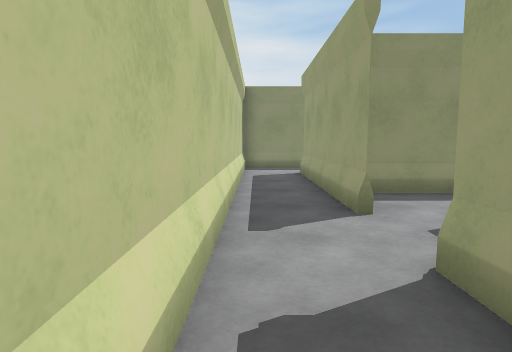
View 1 (above)

23 first-person views from a walk through a Unity game level. The camera is 1.2 m above the floor, tilts 6° down and sees 75° across. The floor is counted in squares, 1.2 m on a side. Each view is taken from the middle of a square. On the plan, view 1 faces up. The plan holds only what a view shows up to about 13 squares ahead; the rest is blank. The player character is not drawn.

View 2
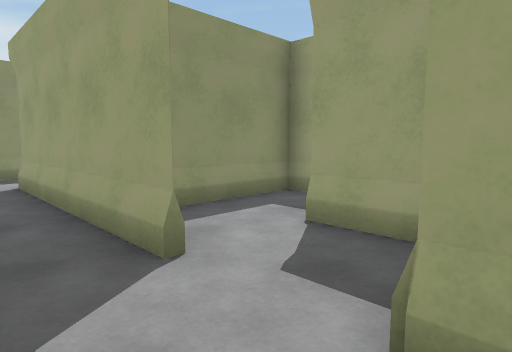

View 3
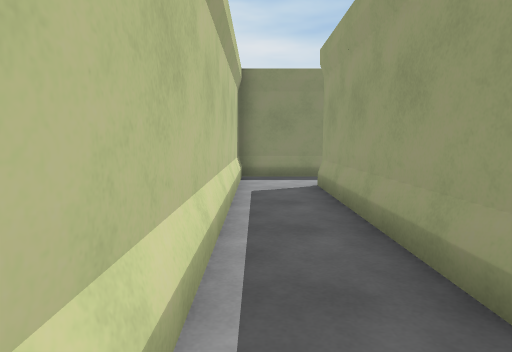

View 4
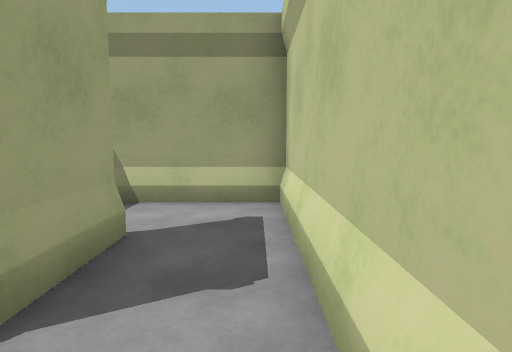

View 5
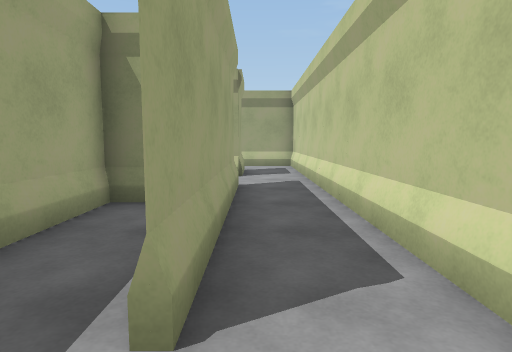

View 6
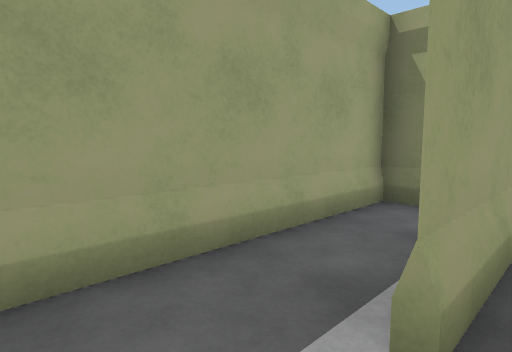

View 7
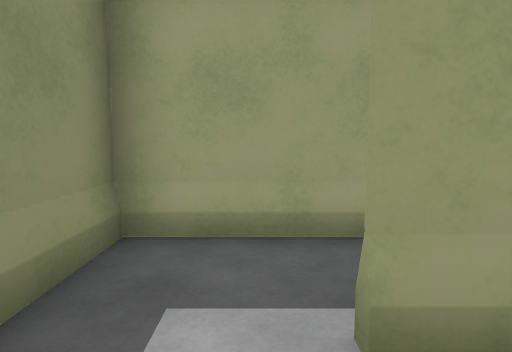

View 8
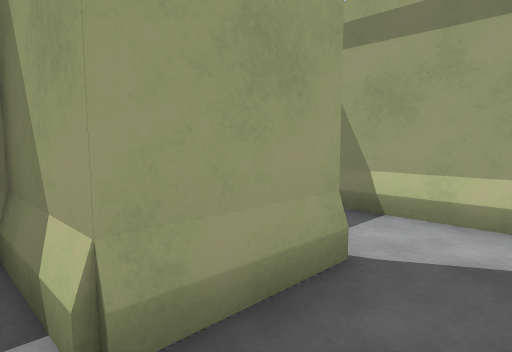

View 9
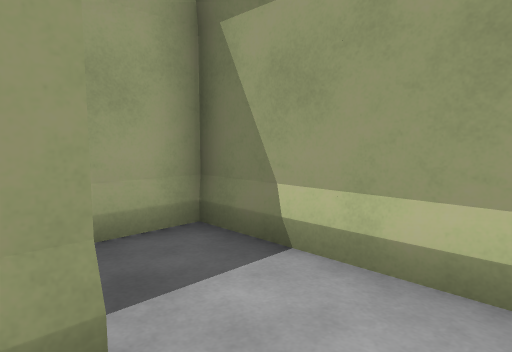

View 10
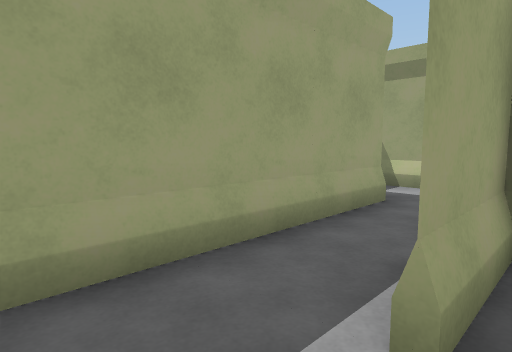

View 11
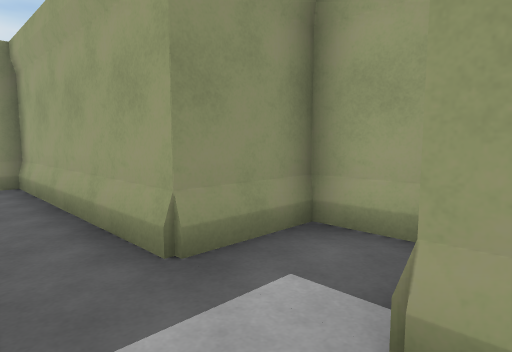

View 12
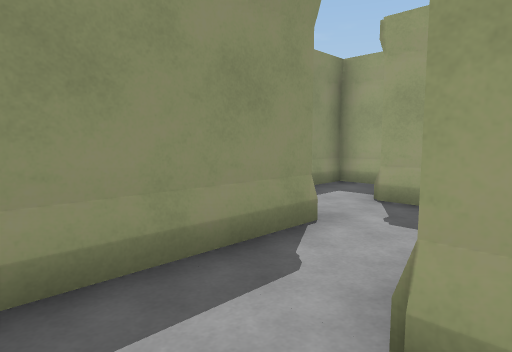

View 13
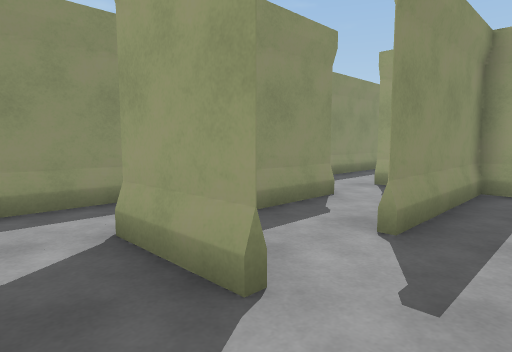

View 14
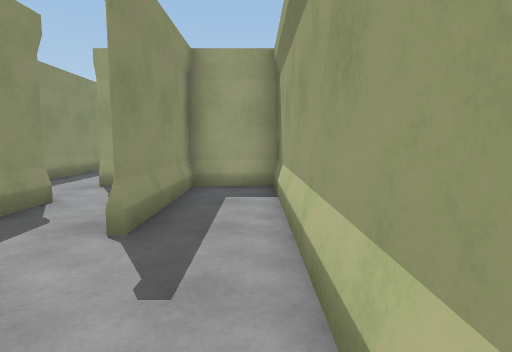

View 15
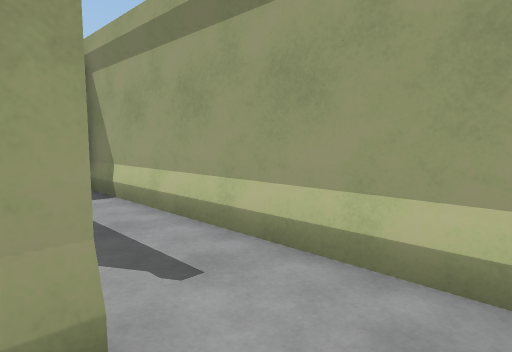

View 16
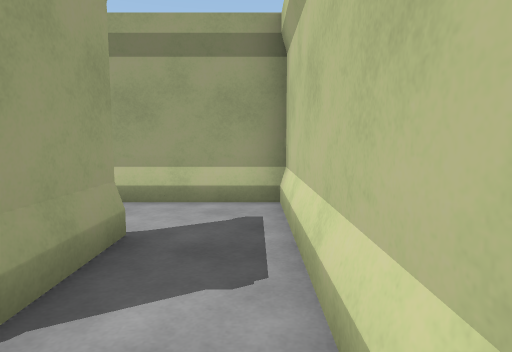

View 17
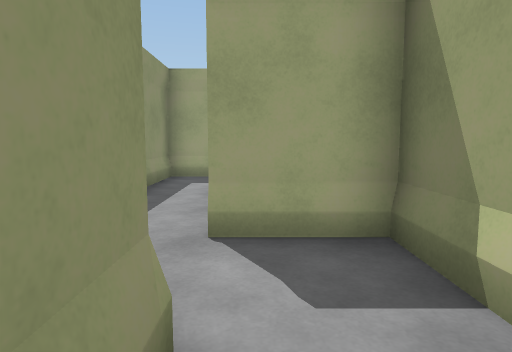

View 18
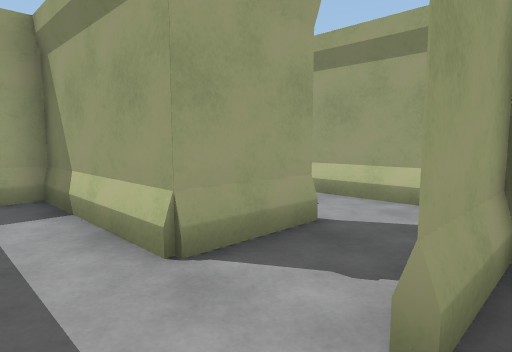

View 19
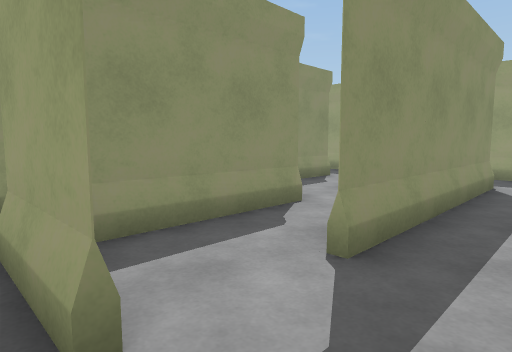

View 20
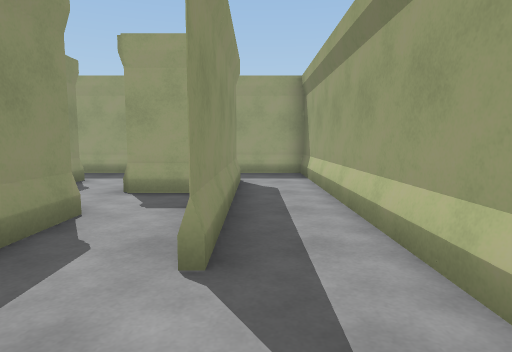

View 21
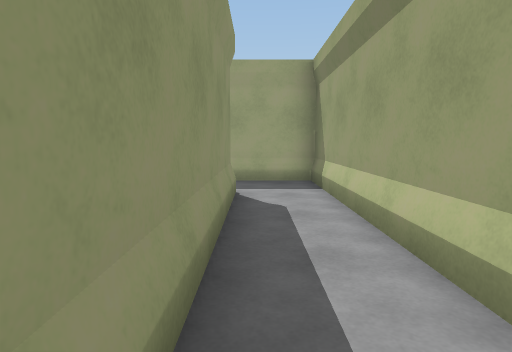

View 22
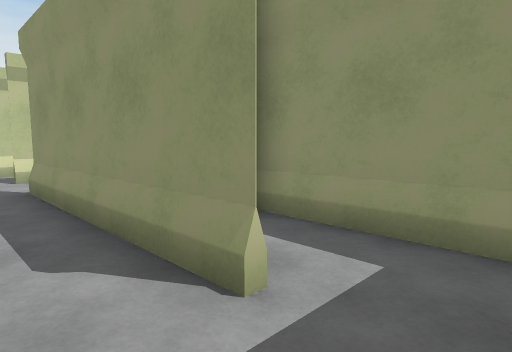

View 23
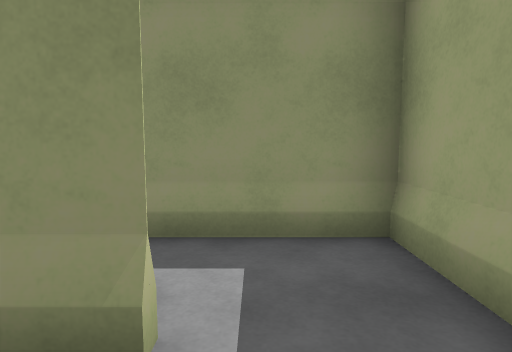

### Floor plan
Key: @ floor where view 1 was taken; # wall or solid block; . floor.
Columns run from 1 left of view 1 to 20 right of it. Each row starts with its distance up from view 1.
 13 ######
 12 #....#
 11 #....#
 10 #..#.#
  9 #..#.#
  8 #..#.#
  7 #..####
  6 #..#..##
  5 #..#...#
  4 #....#.#
  3 #..###.#
  2 #..# #.#
  1 #..# #.###
  0 #@...#...#           #
 -1 ######.######### ###.#
 -2 #......#.......#.....#
 -3 #..#####...#####.#####
 -4 #..#.....#.#.....#...#
 -5 #..#.#####.#.######..#
 -6 #........#...........#
 -7 #........#...........#
 -8 ######################

Where each view was taken, in squares from view 1:
view 1: 0 up, 0 right, facing up
view 2: 2 up, 0 right, facing up-right
view 3: 3 up, 0 right, facing up
view 4: 4 up, 0 right, facing down
view 5: 12 up, 1 right, facing down
view 6: 12 up, 1 right, facing down-right
view 7: 11 up, 0 right, facing right
view 8: 3 up, 0 right, facing down-right
view 9: 1 up, 0 right, facing down-right
view 10: 6 up, 3 right, facing down-right
view 11: 2 down, 4 right, facing up-right
view 12: 4 down, 0 right, facing up-right
view 13: 7 down, 0 right, facing up-right
view 14: 7 down, 0 right, facing right
view 15: 5 down, 0 right, facing down-right
view 16: 2 down, 0 right, facing down
view 17: 4 down, 4 right, facing right
view 18: 2 down, 7 right, facing down-right
view 19: 7 down, 9 right, facing up-right
view 20: 6 down, 9 right, facing right
view 21: 6 down, 11 right, facing right
view 22: 7 down, 19 right, facing up-left
view 23: 7 down, 18 right, facing up
